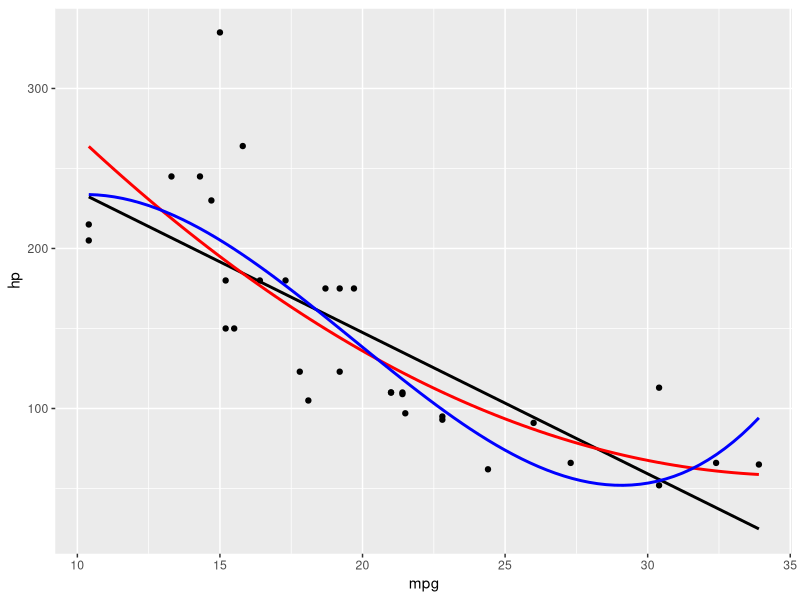
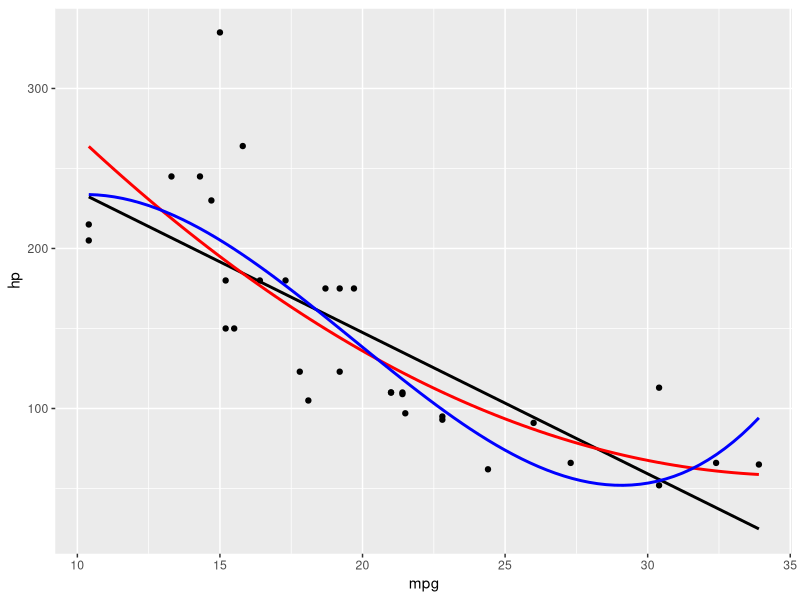
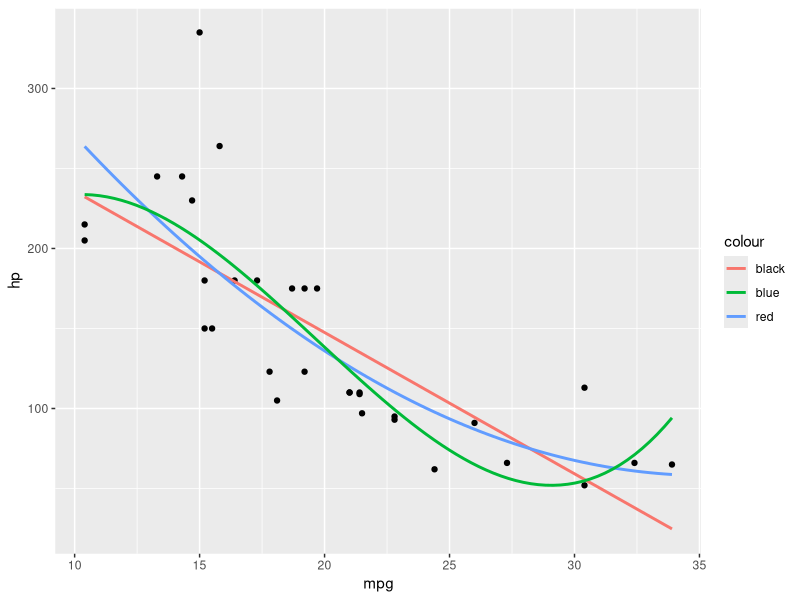
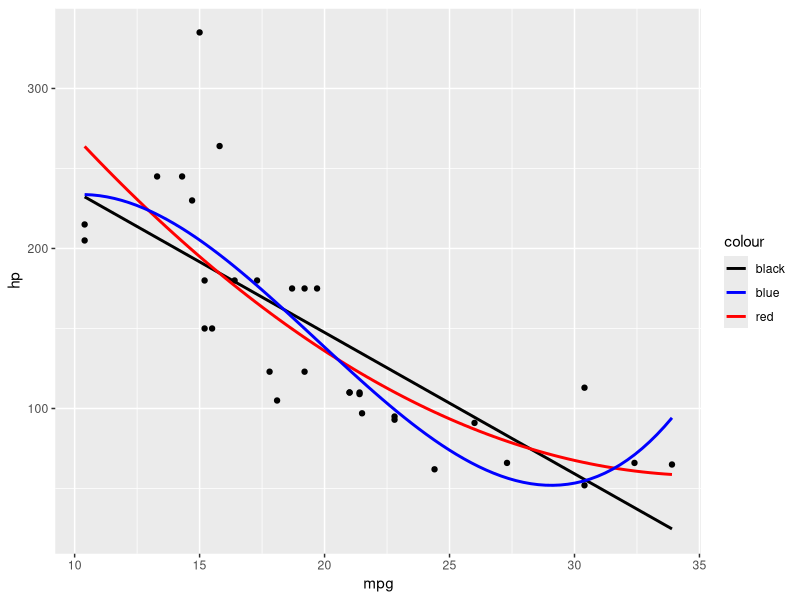
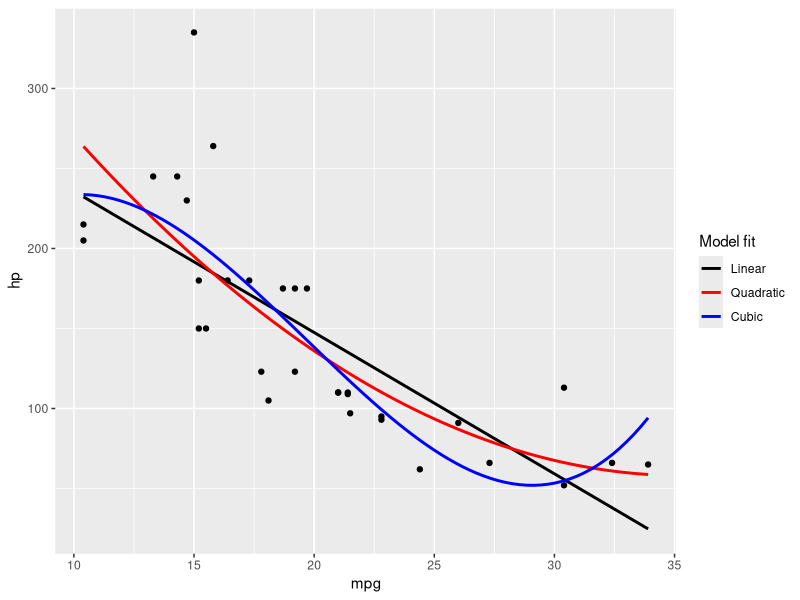
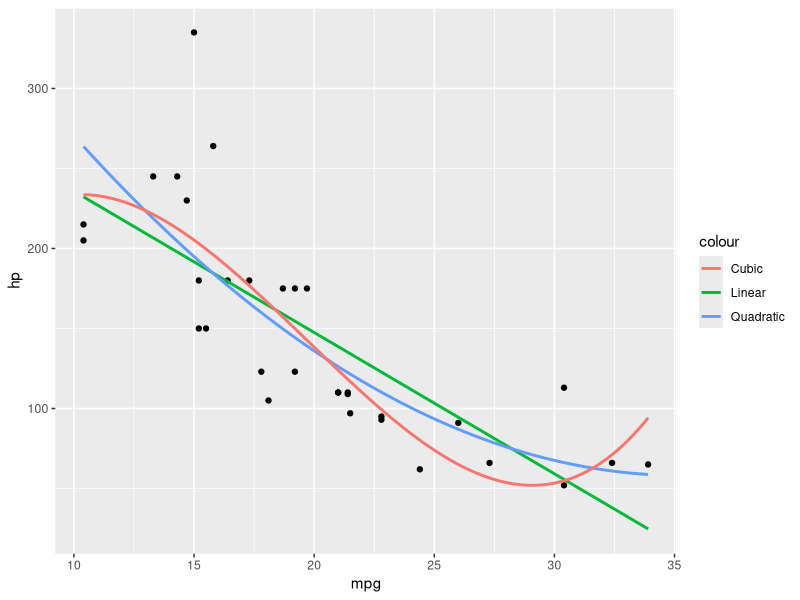
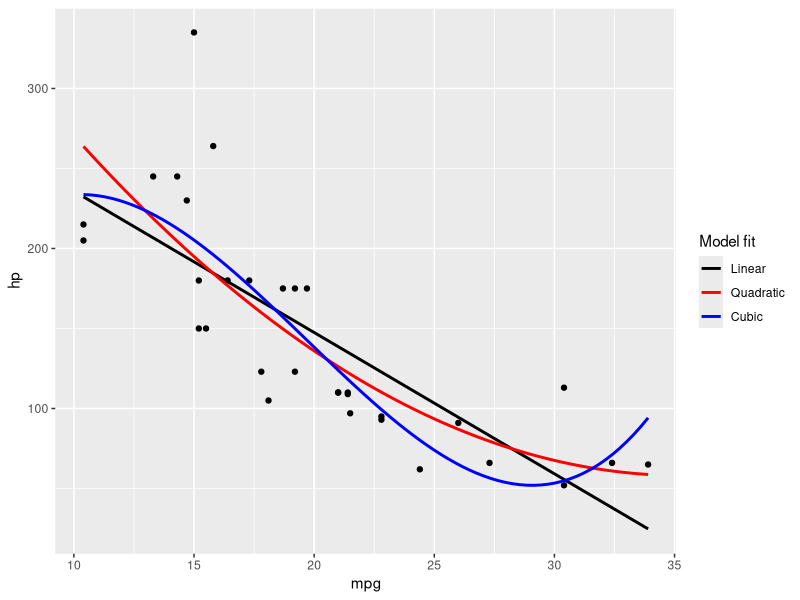

The R source for these figures, in order:
library(ggplot2) # v. 3.2.0


ggplot(mtcars, aes(mpg, hp) ) +
     geom_point() +
     geom_smooth(method = "lm", se = FALSE, color = "black") +
     geom_smooth(method = "lm", formula = y ~ poly(x, 2), se = FALSE, color = "red") +
     geom_smooth(method = "lm", formula = y ~ poly(x, 3), se = FALSE, color = "blue")


ggplot(mtcars, aes(mpg, hp) ) +
     geom_point() +
     geom_smooth(method = "lm", se = FALSE, color = "black") +
     geom_smooth(method = "lm", formula = y ~ poly(x, 2), se = FALSE, color = "red") +
     geom_smooth(method = "lm", formula = y ~ poly(x, 3), se = FALSE, color = "blue") +
     scale_color_manual(values = c("black", "red", "blue") )


ggplot(mtcars, aes(mpg, hp) ) +
     geom_point() +
     geom_smooth(method = "lm", se = FALSE, aes(color = "black") ) +
     geom_smooth(method = "lm", formula = y ~ poly(x, 2), se = FALSE, aes(color = "red") ) +
     geom_smooth(method = "lm", formula = y ~ poly(x, 3), se = FALSE, aes(color = "blue") )


ggplot(mtcars, aes(mpg, hp) ) +
     geom_point() +
     geom_smooth(method = "lm", se = FALSE, aes(color = "black") ) +
     geom_smooth(method = "lm", formula = y ~ poly(x, 2), se = FALSE, aes(color = "red") ) +
     geom_smooth(method = "lm", formula = y ~ poly(x, 3), se = FALSE, aes(color = "blue") ) +
     scale_color_identity(guide = "legend")


ggplot(mtcars, aes(mpg, hp) ) +
     geom_point() +
     geom_smooth(method = "lm", se = FALSE, aes(color = "black") ) +
     geom_smooth(method = "lm", formula = y ~ poly(x, 2), se = FALSE, aes(color = "red") ) +
     geom_smooth(method = "lm", formula = y ~ poly(x, 3), se = FALSE, aes(color = "blue") ) +
     scale_color_identity(name = "Model fit",
                          breaks = c("black", "red", "blue"),
                          labels = c("Linear", "Quadratic", "Cubic"),
                          guide = "legend")


ggplot(mtcars, aes(mpg, hp) ) +
     geom_point() +
     geom_smooth(method = "lm", se = FALSE, aes(color = "Linear") ) +
     geom_smooth(method = "lm", formula = y ~ poly(x, 2), se = FALSE, aes(color = "Quadratic") ) +
     geom_smooth(method = "lm", formula = y ~ poly(x, 3), se = FALSE, aes(color = "Cubic") )


ggplot(mtcars, aes(mpg, hp) ) +
     geom_point() +
     geom_smooth(method = "lm", se = FALSE, aes(color = "Linear") ) +
     geom_smooth(method = "lm", formula = y ~ poly(x, 2), se = FALSE, aes(color = "Quadratic") ) +
     geom_smooth(method = "lm", formula = y ~ poly(x, 3), se = FALSE, aes(color = "Cubic") ) +
     scale_color_manual(name = "Model fit",
                        breaks = c("Linear", "Quadratic", "Cubic"),
                        values = c("Cubic" = "blue", "Quadratic" = "red", "Linear" = "black") )

